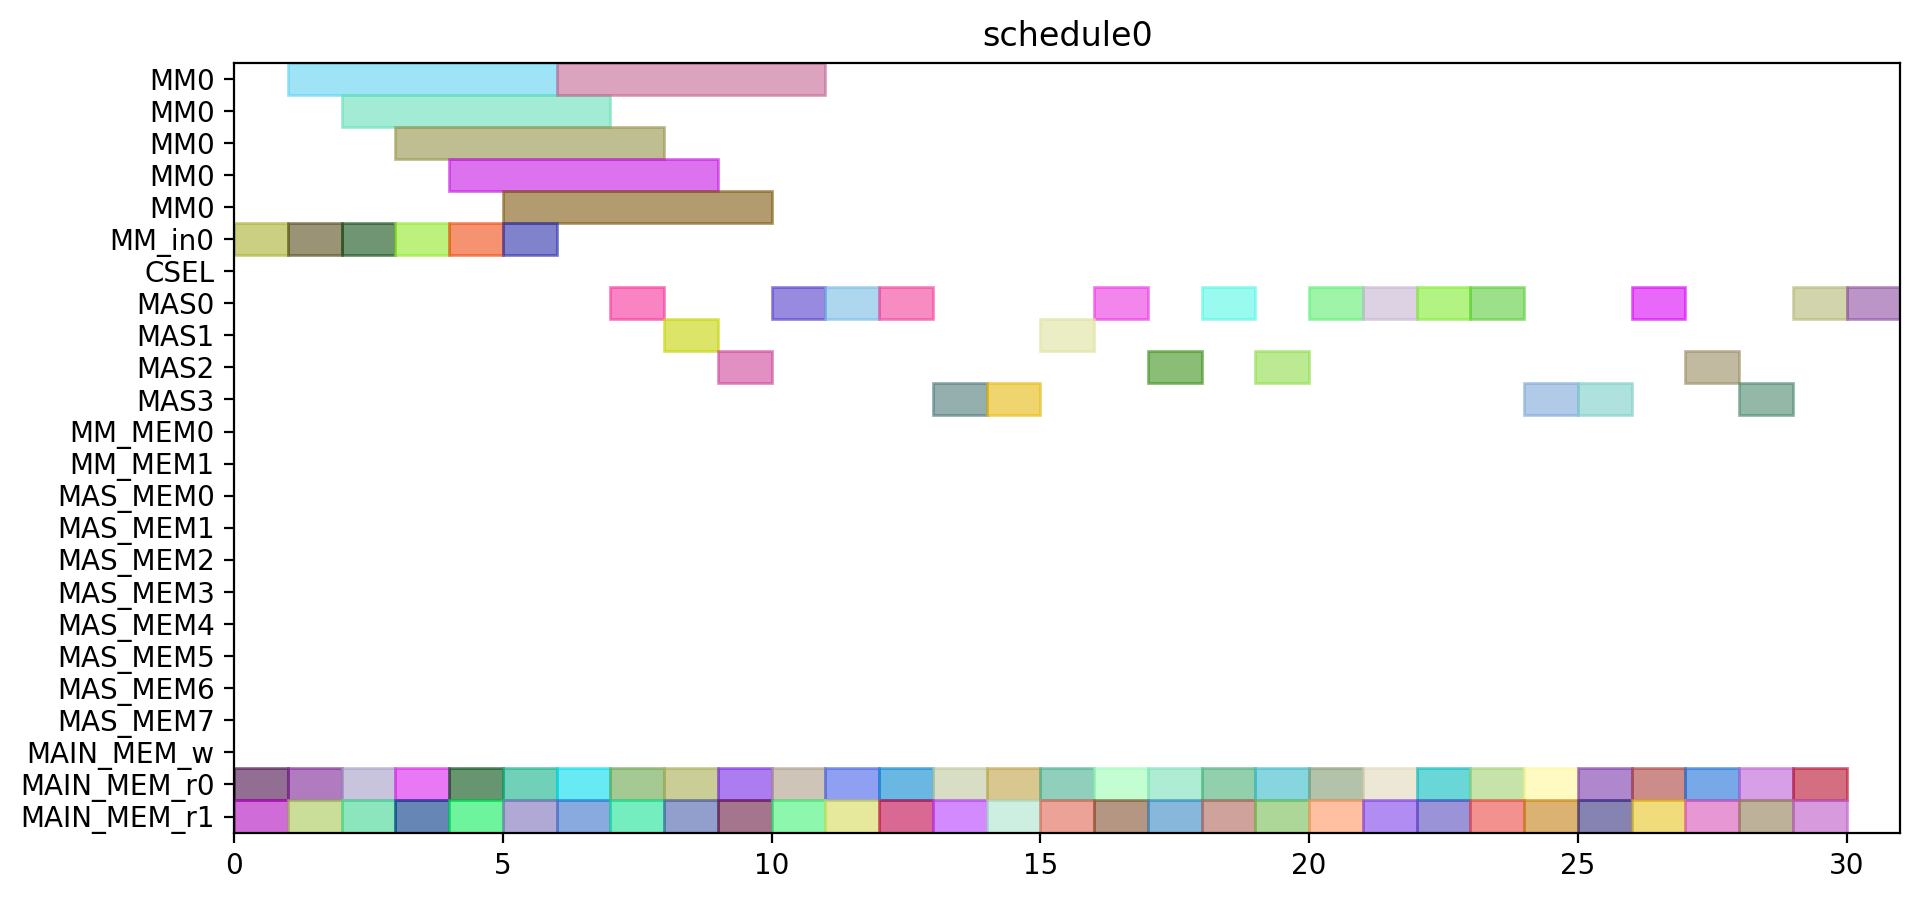

This chart was generated by the following Python code:
from pyschedule import Scenario, solvers, plotters, alt


def solve():
	horizon = 149
	S = Scenario("schedule0", horizon=horizon)

	# resource
	MM = S.Resources('MM', num=1, size=5)
	MM_in = S.Resources('MM_in', num=1)
	CSEL = S.Resource('CSEL')
	MAS = S.Resources('MAS', num=4, size=1, periods=range(1, horizon))
	MM_MEM = S.Resources('MM_MEM', num=2)
	MAS_MEM = S.Resources('MAS_MEM', num=8)
	MAIN_MEM_w = S.Resource('MAIN_MEM_w', size=1)
	MAIN_MEM_r = S.Resources('MAIN_MEM_r', num=2)

	# result of previous scheduling

	# new tasks
	d_t0_a1_0 = S.Task('d_t0_a1_0', length=1, delay_cost=1)
	d_t0_a1_0 += alt(MAS)
	d_t0_a1_0_mem0 = S.Task('d_t0_a1_0_mem0', length=1, delay_cost=1)
	d_t0_a1_0_mem0 += MAIN_MEM_r[0]
	S += d_t0_a1_0_mem0 <= d_t0_a1_0

	d_t0_a1_0_mem1 = S.Task('d_t0_a1_0_mem1', length=1, delay_cost=1)
	d_t0_a1_0_mem1 += MAIN_MEM_r[1]
	S += d_t0_a1_0_mem1 <= d_t0_a1_0

	d_t0_a1_1 = S.Task('d_t0_a1_1', length=1, delay_cost=1)
	d_t0_a1_1 += alt(MAS)
	d_t0_a1_1_mem0 = S.Task('d_t0_a1_1_mem0', length=1, delay_cost=1)
	d_t0_a1_1_mem0 += MAIN_MEM_r[0]
	S += d_t0_a1_1_mem0 <= d_t0_a1_1

	d_t0_a1_1_mem1 = S.Task('d_t0_a1_1_mem1', length=1, delay_cost=1)
	d_t0_a1_1_mem1 += MAIN_MEM_r[1]
	S += d_t0_a1_1_mem1 <= d_t0_a1_1

	d_t0_t10 = S.Task('d_t0_t10', length=1, delay_cost=1)
	d_t0_t10 += alt(MAS)
	d_t0_t10_mem0 = S.Task('d_t0_t10_mem0', length=1, delay_cost=1)
	d_t0_t10_mem0 += MAIN_MEM_r[0]
	S += d_t0_t10_mem0 <= d_t0_t10

	d_t0_t10_mem1 = S.Task('d_t0_t10_mem1', length=1, delay_cost=1)
	d_t0_t10_mem1 += MAIN_MEM_r[1]
	S += d_t0_t10_mem1 <= d_t0_t10

	d_t0_t11 = S.Task('d_t0_t11', length=1, delay_cost=1)
	d_t0_t11 += alt(MAS)
	d_t0_t11_mem0 = S.Task('d_t0_t11_mem0', length=1, delay_cost=1)
	d_t0_t11_mem0 += MAIN_MEM_r[0]
	S += d_t0_t11_mem0 <= d_t0_t11

	d_t0_t11_mem1 = S.Task('d_t0_t11_mem1', length=1, delay_cost=1)
	d_t0_t11_mem1 += MAIN_MEM_r[1]
	S += d_t0_t11_mem1 <= d_t0_t11

	d_t0_t3_t0 = S.Task('d_t0_t3_t0', length=5, delay_cost=1)
	d_t0_t3_t0 += alt(MM)
	d_t0_t3_t0_in = S.Task('d_t0_t3_t0_in', length=1, delay_cost=1)
	d_t0_t3_t0_in += alt(MM_in)
	S += d_t0_t3_t0_in*MM_in[0]<=d_t0_t3_t0*MM[0]
	d_t0_t3_t0_mem0 = S.Task('d_t0_t3_t0_mem0', length=1, delay_cost=1)
	d_t0_t3_t0_mem0 += MAIN_MEM_r[0]
	S += d_t0_t3_t0_mem0 <= d_t0_t3_t0

	d_t0_t3_t0_mem1 = S.Task('d_t0_t3_t0_mem1', length=1, delay_cost=1)
	d_t0_t3_t0_mem1 += MAIN_MEM_r[1]
	S += d_t0_t3_t0_mem1 <= d_t0_t3_t0

	d_t0_t3_t1 = S.Task('d_t0_t3_t1', length=5, delay_cost=1)
	d_t0_t3_t1 += alt(MM)
	d_t0_t3_t1_in = S.Task('d_t0_t3_t1_in', length=1, delay_cost=1)
	d_t0_t3_t1_in += alt(MM_in)
	S += d_t0_t3_t1_in*MM_in[0]<=d_t0_t3_t1*MM[0]
	d_t0_t3_t1_mem0 = S.Task('d_t0_t3_t1_mem0', length=1, delay_cost=1)
	d_t0_t3_t1_mem0 += MAIN_MEM_r[0]
	S += d_t0_t3_t1_mem0 <= d_t0_t3_t1

	d_t0_t3_t1_mem1 = S.Task('d_t0_t3_t1_mem1', length=1, delay_cost=1)
	d_t0_t3_t1_mem1 += MAIN_MEM_r[1]
	S += d_t0_t3_t1_mem1 <= d_t0_t3_t1

	d_t0_t3_t2 = S.Task('d_t0_t3_t2', length=1, delay_cost=1)
	d_t0_t3_t2 += alt(MAS)
	d_t0_t3_t2_mem0 = S.Task('d_t0_t3_t2_mem0', length=1, delay_cost=1)
	d_t0_t3_t2_mem0 += MAIN_MEM_r[0]
	S += d_t0_t3_t2_mem0 <= d_t0_t3_t2

	d_t0_t3_t2_mem1 = S.Task('d_t0_t3_t2_mem1', length=1, delay_cost=1)
	d_t0_t3_t2_mem1 += MAIN_MEM_r[1]
	S += d_t0_t3_t2_mem1 <= d_t0_t3_t2

	d_t0_t3_t3 = S.Task('d_t0_t3_t3', length=1, delay_cost=1)
	d_t0_t3_t3 += alt(MAS)
	d_t0_t3_t3_mem0 = S.Task('d_t0_t3_t3_mem0', length=1, delay_cost=1)
	d_t0_t3_t3_mem0 += MAIN_MEM_r[0]
	S += d_t0_t3_t3_mem0 <= d_t0_t3_t3

	d_t0_t3_t3_mem1 = S.Task('d_t0_t3_t3_mem1', length=1, delay_cost=1)
	d_t0_t3_t3_mem1 += MAIN_MEM_r[1]
	S += d_t0_t3_t3_mem1 <= d_t0_t3_t3

	d_t1_a1_0 = S.Task('d_t1_a1_0', length=1, delay_cost=1)
	d_t1_a1_0 += alt(MAS)
	d_t1_a1_0_mem0 = S.Task('d_t1_a1_0_mem0', length=1, delay_cost=1)
	d_t1_a1_0_mem0 += MAIN_MEM_r[0]
	S += d_t1_a1_0_mem0 <= d_t1_a1_0

	d_t1_a1_0_mem1 = S.Task('d_t1_a1_0_mem1', length=1, delay_cost=1)
	d_t1_a1_0_mem1 += MAIN_MEM_r[1]
	S += d_t1_a1_0_mem1 <= d_t1_a1_0

	d_t1_a1_1 = S.Task('d_t1_a1_1', length=1, delay_cost=1)
	d_t1_a1_1 += alt(MAS)
	d_t1_a1_1_mem0 = S.Task('d_t1_a1_1_mem0', length=1, delay_cost=1)
	d_t1_a1_1_mem0 += MAIN_MEM_r[0]
	S += d_t1_a1_1_mem0 <= d_t1_a1_1

	d_t1_a1_1_mem1 = S.Task('d_t1_a1_1_mem1', length=1, delay_cost=1)
	d_t1_a1_1_mem1 += MAIN_MEM_r[1]
	S += d_t1_a1_1_mem1 <= d_t1_a1_1

	d_t1_t10 = S.Task('d_t1_t10', length=1, delay_cost=1)
	d_t1_t10 += alt(MAS)
	d_t1_t10_mem0 = S.Task('d_t1_t10_mem0', length=1, delay_cost=1)
	d_t1_t10_mem0 += MAIN_MEM_r[0]
	S += d_t1_t10_mem0 <= d_t1_t10

	d_t1_t10_mem1 = S.Task('d_t1_t10_mem1', length=1, delay_cost=1)
	d_t1_t10_mem1 += MAIN_MEM_r[1]
	S += d_t1_t10_mem1 <= d_t1_t10

	d_t1_t11 = S.Task('d_t1_t11', length=1, delay_cost=1)
	d_t1_t11 += alt(MAS)
	d_t1_t11_mem0 = S.Task('d_t1_t11_mem0', length=1, delay_cost=1)
	d_t1_t11_mem0 += MAIN_MEM_r[0]
	S += d_t1_t11_mem0 <= d_t1_t11

	d_t1_t11_mem1 = S.Task('d_t1_t11_mem1', length=1, delay_cost=1)
	d_t1_t11_mem1 += MAIN_MEM_r[1]
	S += d_t1_t11_mem1 <= d_t1_t11

	d_t1_t3_t0 = S.Task('d_t1_t3_t0', length=5, delay_cost=1)
	d_t1_t3_t0 += alt(MM)
	d_t1_t3_t0_in = S.Task('d_t1_t3_t0_in', length=1, delay_cost=1)
	d_t1_t3_t0_in += alt(MM_in)
	S += d_t1_t3_t0_in*MM_in[0]<=d_t1_t3_t0*MM[0]
	d_t1_t3_t0_mem0 = S.Task('d_t1_t3_t0_mem0', length=1, delay_cost=1)
	d_t1_t3_t0_mem0 += MAIN_MEM_r[0]
	S += d_t1_t3_t0_mem0 <= d_t1_t3_t0

	d_t1_t3_t0_mem1 = S.Task('d_t1_t3_t0_mem1', length=1, delay_cost=1)
	d_t1_t3_t0_mem1 += MAIN_MEM_r[1]
	S += d_t1_t3_t0_mem1 <= d_t1_t3_t0

	d_t1_t3_t1 = S.Task('d_t1_t3_t1', length=5, delay_cost=1)
	d_t1_t3_t1 += alt(MM)
	d_t1_t3_t1_in = S.Task('d_t1_t3_t1_in', length=1, delay_cost=1)
	d_t1_t3_t1_in += alt(MM_in)
	S += d_t1_t3_t1_in*MM_in[0]<=d_t1_t3_t1*MM[0]
	d_t1_t3_t1_mem0 = S.Task('d_t1_t3_t1_mem0', length=1, delay_cost=1)
	d_t1_t3_t1_mem0 += MAIN_MEM_r[0]
	S += d_t1_t3_t1_mem0 <= d_t1_t3_t1

	d_t1_t3_t1_mem1 = S.Task('d_t1_t3_t1_mem1', length=1, delay_cost=1)
	d_t1_t3_t1_mem1 += MAIN_MEM_r[1]
	S += d_t1_t3_t1_mem1 <= d_t1_t3_t1

	d_t1_t3_t2 = S.Task('d_t1_t3_t2', length=1, delay_cost=1)
	d_t1_t3_t2 += alt(MAS)
	d_t1_t3_t2_mem0 = S.Task('d_t1_t3_t2_mem0', length=1, delay_cost=1)
	d_t1_t3_t2_mem0 += MAIN_MEM_r[0]
	S += d_t1_t3_t2_mem0 <= d_t1_t3_t2

	d_t1_t3_t2_mem1 = S.Task('d_t1_t3_t2_mem1', length=1, delay_cost=1)
	d_t1_t3_t2_mem1 += MAIN_MEM_r[1]
	S += d_t1_t3_t2_mem1 <= d_t1_t3_t2

	d_t1_t3_t3 = S.Task('d_t1_t3_t3', length=1, delay_cost=1)
	d_t1_t3_t3 += alt(MAS)
	d_t1_t3_t3_mem0 = S.Task('d_t1_t3_t3_mem0', length=1, delay_cost=1)
	d_t1_t3_t3_mem0 += MAIN_MEM_r[0]
	S += d_t1_t3_t3_mem0 <= d_t1_t3_t3

	d_t1_t3_t3_mem1 = S.Task('d_t1_t3_t3_mem1', length=1, delay_cost=1)
	d_t1_t3_t3_mem1 += MAIN_MEM_r[1]
	S += d_t1_t3_t3_mem1 <= d_t1_t3_t3

	d_t2_a1_0 = S.Task('d_t2_a1_0', length=1, delay_cost=1)
	d_t2_a1_0 += alt(MAS)
	d_t2_a1_0_mem0 = S.Task('d_t2_a1_0_mem0', length=1, delay_cost=1)
	d_t2_a1_0_mem0 += MAIN_MEM_r[0]
	S += d_t2_a1_0_mem0 <= d_t2_a1_0

	d_t2_a1_0_mem1 = S.Task('d_t2_a1_0_mem1', length=1, delay_cost=1)
	d_t2_a1_0_mem1 += MAIN_MEM_r[1]
	S += d_t2_a1_0_mem1 <= d_t2_a1_0

	d_t2_a1_1 = S.Task('d_t2_a1_1', length=1, delay_cost=1)
	d_t2_a1_1 += alt(MAS)
	d_t2_a1_1_mem0 = S.Task('d_t2_a1_1_mem0', length=1, delay_cost=1)
	d_t2_a1_1_mem0 += MAIN_MEM_r[0]
	S += d_t2_a1_1_mem0 <= d_t2_a1_1

	d_t2_a1_1_mem1 = S.Task('d_t2_a1_1_mem1', length=1, delay_cost=1)
	d_t2_a1_1_mem1 += MAIN_MEM_r[1]
	S += d_t2_a1_1_mem1 <= d_t2_a1_1

	d_t2_t10 = S.Task('d_t2_t10', length=1, delay_cost=1)
	d_t2_t10 += alt(MAS)
	d_t2_t10_mem0 = S.Task('d_t2_t10_mem0', length=1, delay_cost=1)
	d_t2_t10_mem0 += MAIN_MEM_r[0]
	S += d_t2_t10_mem0 <= d_t2_t10

	d_t2_t10_mem1 = S.Task('d_t2_t10_mem1', length=1, delay_cost=1)
	d_t2_t10_mem1 += MAIN_MEM_r[1]
	S += d_t2_t10_mem1 <= d_t2_t10

	d_t2_t11 = S.Task('d_t2_t11', length=1, delay_cost=1)
	d_t2_t11 += alt(MAS)
	d_t2_t11_mem0 = S.Task('d_t2_t11_mem0', length=1, delay_cost=1)
	d_t2_t11_mem0 += MAIN_MEM_r[0]
	S += d_t2_t11_mem0 <= d_t2_t11

	d_t2_t11_mem1 = S.Task('d_t2_t11_mem1', length=1, delay_cost=1)
	d_t2_t11_mem1 += MAIN_MEM_r[1]
	S += d_t2_t11_mem1 <= d_t2_t11

	d_t2_t3_t0 = S.Task('d_t2_t3_t0', length=5, delay_cost=1)
	d_t2_t3_t0 += alt(MM)
	d_t2_t3_t0_in = S.Task('d_t2_t3_t0_in', length=1, delay_cost=1)
	d_t2_t3_t0_in += alt(MM_in)
	S += d_t2_t3_t0_in*MM_in[0]<=d_t2_t3_t0*MM[0]
	d_t2_t3_t0_mem0 = S.Task('d_t2_t3_t0_mem0', length=1, delay_cost=1)
	d_t2_t3_t0_mem0 += MAIN_MEM_r[0]
	S += d_t2_t3_t0_mem0 <= d_t2_t3_t0

	d_t2_t3_t0_mem1 = S.Task('d_t2_t3_t0_mem1', length=1, delay_cost=1)
	d_t2_t3_t0_mem1 += MAIN_MEM_r[1]
	S += d_t2_t3_t0_mem1 <= d_t2_t3_t0

	d_t2_t3_t1 = S.Task('d_t2_t3_t1', length=5, delay_cost=1)
	d_t2_t3_t1 += alt(MM)
	d_t2_t3_t1_in = S.Task('d_t2_t3_t1_in', length=1, delay_cost=1)
	d_t2_t3_t1_in += alt(MM_in)
	S += d_t2_t3_t1_in*MM_in[0]<=d_t2_t3_t1*MM[0]
	d_t2_t3_t1_mem0 = S.Task('d_t2_t3_t1_mem0', length=1, delay_cost=1)
	d_t2_t3_t1_mem0 += MAIN_MEM_r[0]
	S += d_t2_t3_t1_mem0 <= d_t2_t3_t1

	d_t2_t3_t1_mem1 = S.Task('d_t2_t3_t1_mem1', length=1, delay_cost=1)
	d_t2_t3_t1_mem1 += MAIN_MEM_r[1]
	S += d_t2_t3_t1_mem1 <= d_t2_t3_t1

	d_t2_t3_t2 = S.Task('d_t2_t3_t2', length=1, delay_cost=1)
	d_t2_t3_t2 += alt(MAS)
	d_t2_t3_t2_mem0 = S.Task('d_t2_t3_t2_mem0', length=1, delay_cost=1)
	d_t2_t3_t2_mem0 += MAIN_MEM_r[0]
	S += d_t2_t3_t2_mem0 <= d_t2_t3_t2

	d_t2_t3_t2_mem1 = S.Task('d_t2_t3_t2_mem1', length=1, delay_cost=1)
	d_t2_t3_t2_mem1 += MAIN_MEM_r[1]
	S += d_t2_t3_t2_mem1 <= d_t2_t3_t2

	d_t2_t3_t3 = S.Task('d_t2_t3_t3', length=1, delay_cost=1)
	d_t2_t3_t3 += alt(MAS)
	d_t2_t3_t3_mem0 = S.Task('d_t2_t3_t3_mem0', length=1, delay_cost=1)
	d_t2_t3_t3_mem0 += MAIN_MEM_r[0]
	S += d_t2_t3_t3_mem0 <= d_t2_t3_t3

	d_t2_t3_t3_mem1 = S.Task('d_t2_t3_t3_mem1', length=1, delay_cost=1)
	d_t2_t3_t3_mem1 += MAIN_MEM_r[1]
	S += d_t2_t3_t3_mem1 <= d_t2_t3_t3

	d_t3000 = S.Task('d_t3000', length=1, delay_cost=1)
	d_t3000 += alt(MAS)
	d_t3000_mem0 = S.Task('d_t3000_mem0', length=1, delay_cost=1)
	d_t3000_mem0 += MAIN_MEM_r[0]
	S += d_t3000_mem0 <= d_t3000

	d_t3000_mem1 = S.Task('d_t3000_mem1', length=1, delay_cost=1)
	d_t3000_mem1 += MAIN_MEM_r[1]
	S += d_t3000_mem1 <= d_t3000

	d_t3001 = S.Task('d_t3001', length=1, delay_cost=1)
	d_t3001 += alt(MAS)
	d_t3001_mem0 = S.Task('d_t3001_mem0', length=1, delay_cost=1)
	d_t3001_mem0 += MAIN_MEM_r[0]
	S += d_t3001_mem0 <= d_t3001

	d_t3001_mem1 = S.Task('d_t3001_mem1', length=1, delay_cost=1)
	d_t3001_mem1 += MAIN_MEM_r[1]
	S += d_t3001_mem1 <= d_t3001

	d_t3010 = S.Task('d_t3010', length=1, delay_cost=1)
	d_t3010 += alt(MAS)
	d_t3010_mem0 = S.Task('d_t3010_mem0', length=1, delay_cost=1)
	d_t3010_mem0 += MAIN_MEM_r[0]
	S += d_t3010_mem0 <= d_t3010

	d_t3010_mem1 = S.Task('d_t3010_mem1', length=1, delay_cost=1)
	d_t3010_mem1 += MAIN_MEM_r[1]
	S += d_t3010_mem1 <= d_t3010

	d_t3011 = S.Task('d_t3011', length=1, delay_cost=1)
	d_t3011 += alt(MAS)
	d_t3011_mem0 = S.Task('d_t3011_mem0', length=1, delay_cost=1)
	d_t3011_mem0 += MAIN_MEM_r[0]
	S += d_t3011_mem0 <= d_t3011

	d_t3011_mem1 = S.Task('d_t3011_mem1', length=1, delay_cost=1)
	d_t3011_mem1 += MAIN_MEM_r[1]
	S += d_t3011_mem1 <= d_t3011

	d_t4000 = S.Task('d_t4000', length=1, delay_cost=1)
	d_t4000 += alt(MAS)
	d_t4000_mem0 = S.Task('d_t4000_mem0', length=1, delay_cost=1)
	d_t4000_mem0 += MAIN_MEM_r[0]
	S += d_t4000_mem0 <= d_t4000

	d_t4000_mem1 = S.Task('d_t4000_mem1', length=1, delay_cost=1)
	d_t4000_mem1 += MAIN_MEM_r[1]
	S += d_t4000_mem1 <= d_t4000

	d_t4001 = S.Task('d_t4001', length=1, delay_cost=1)
	d_t4001 += alt(MAS)
	d_t4001_mem0 = S.Task('d_t4001_mem0', length=1, delay_cost=1)
	d_t4001_mem0 += MAIN_MEM_r[0]
	S += d_t4001_mem0 <= d_t4001

	d_t4001_mem1 = S.Task('d_t4001_mem1', length=1, delay_cost=1)
	d_t4001_mem1 += MAIN_MEM_r[1]
	S += d_t4001_mem1 <= d_t4001

	solvers.mip.solve(S,msg=1,kind='CPLEX',ratio_gap=1.01)

	solution = [['hoge']*len(S.solution()[1]) for i in range(len(S.solution()))]
	for i in range(len(S.solution())):
		for j in range(len(S.solution()[i])):
			solution[i][j]=str(S.solution()[i][j])
	print(solution)

	cycles = int(solution[-1][3])

	pic_file_name = "/home/mfukuda/ABE/multiRAM_multiMAS_16mux/scheduling_result/stage5MM1_stage1MAS4/FP12_LADDERMUL/schedule0.png"
	if(S.solution() != []):
		plotters.matplotlib.plot(S,img_filename=pic_file_name, show_task_labels=False, fig_size=(cycles*0.25+3, 5))

	return solution
